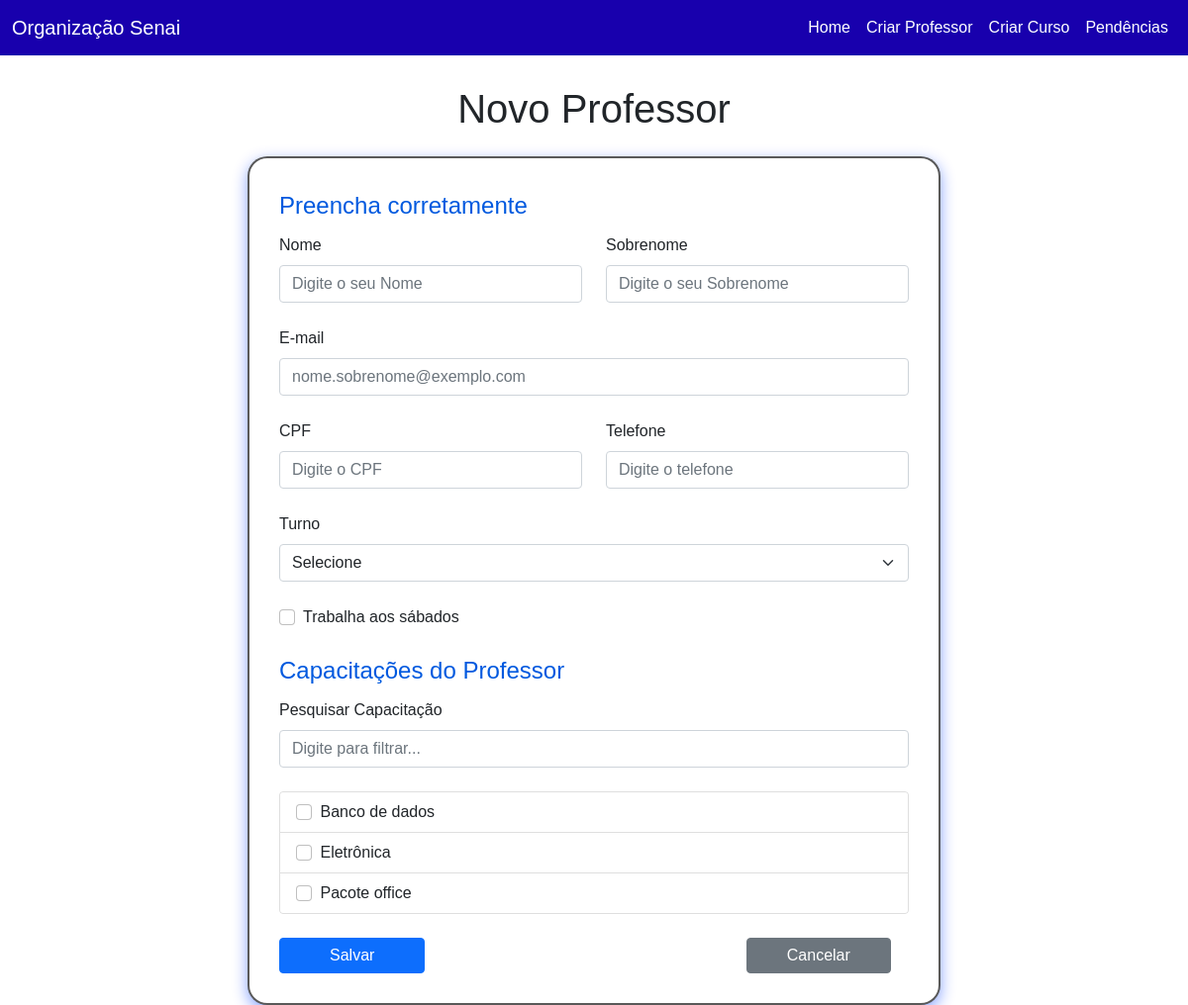
Before: /criar_professor.php with the older database file.
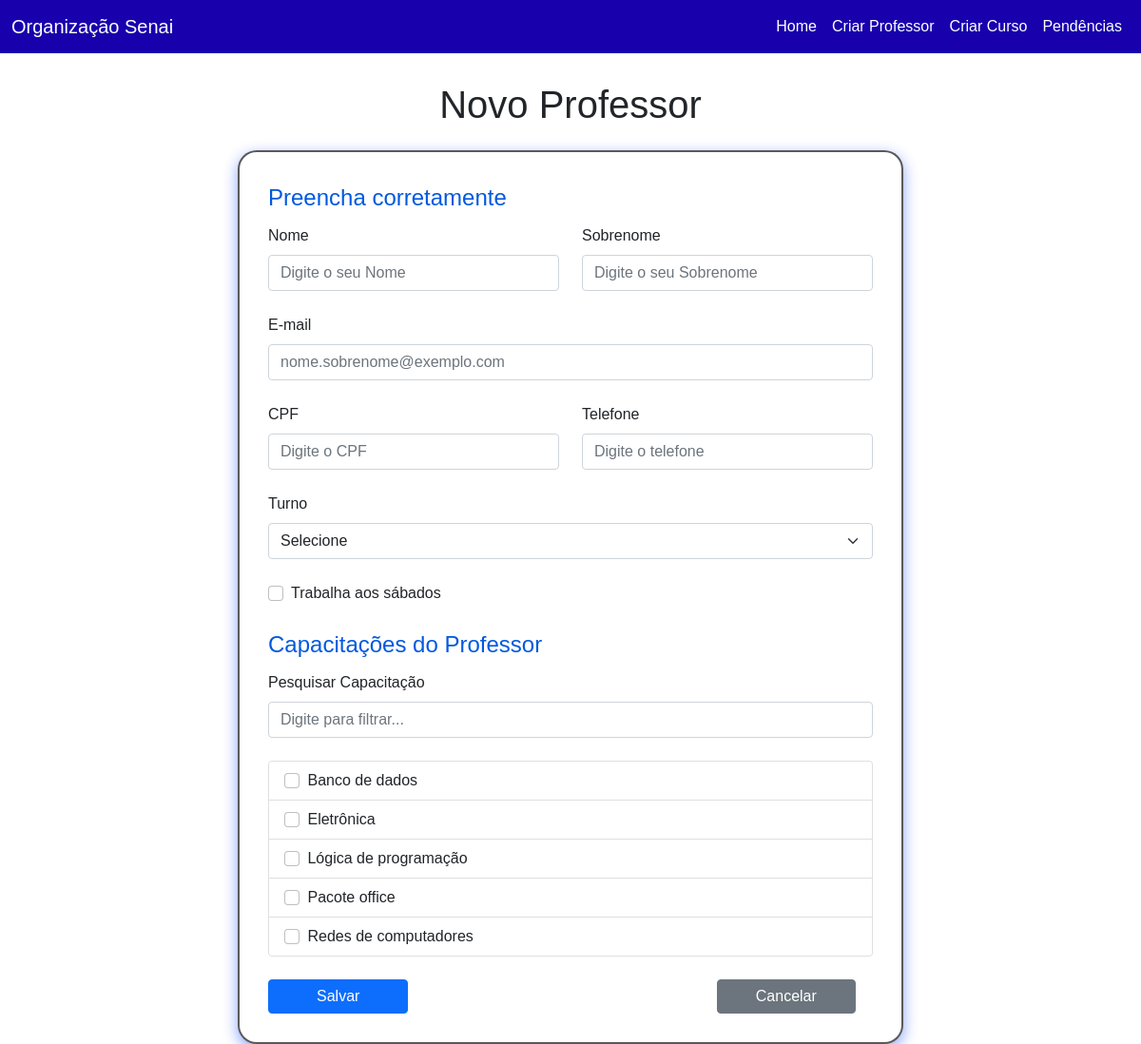
After: the same page with the newer database file.
### tables this page shows
CREATE TABLE IF NOT EXISTS `disciplina` (
  `id_disciplina` int NOT NULL AUTO_INCREMENT,
  `nome` varchar(55) NOT NULL,
  `duraçao` int NOT NULL,
  PRIMARY KEY (`id_disciplina`)
);

### model/disciplina_model.php (called while the page is built)
<?php
    require_once "./db/connection.php";
    class DisciplinaModel {
        private $db;
        public function __construct() {
            $database = new Database();
            $this->db = $database->getConnection();
        }
        public function buscarTodas(){
            $sql = "SELECT * FROM disciplina ORDER BY nome ASC";
            try {
                $stmt = $this->db->prepare($sql);
                $stmt->execute();
                return $stmt->fetchAll();
            }
            catch (PDOException $e) {
                error_log("Erro ao buscar disciplinas: " . $e->getMessage());
                return null;
            }
        }
    }
?>

### db/connection.php (called while the page is built, shortened)
<?php
class Database {
    private $host = 'localhost';
    private $db_name = 'tcc-mmm';
    private $username = 'root';
    private $password = '';
    public function getConnection(){
        $this->conn = null;
        $dsn = "mysql:host={$this->host};dbname={$this->db_name};charset=utf8mb4";
        $options = [
            PDO::ATTR_ERRMODE            => PDO::ERRMODE_EXCEPTION,
            PDO::ATTR_DEFAULT_FETCH_MODE => PDO::FETCH_ASSOC,
            PDO::ATTR_EMULATE_PREPARES   => false,
        ];
        try {
            $this->conn = new PDO($dsn, $this->username, $this->password, $options);
        }
        catch (PDOException $exception) {
            die("Erro de conexão: " . $exception->getMessage());
        }
        return $this->conn;
    }
}
?>

### criar_professor.php (the view, shortened to what this page needs)
<!DOCTYPE html>
<html lang="pt-br">
  <head>
    <link rel="stylesheet" href="css/bootstrap.css">
    <link rel="stylesheet" href="css/styles.css">
  </head>
  <body>
    <?php include "navbar.php" ?>
    <div class="container mt-4">
      <h1 class="mb-4">Novo Professor</h1>
      <form method='POST' action='./controller/salvar_professor.php'>
        <fieldset>
          <legend>Preencha corretamente</legend>
          <div class="row mb-4">
            <div class="col">
              <label for="nome" class="form-label">Nome</label>
              <input
                type="text"
                class="form-control"
                placeholder="Digite o seu Nome"
                name="nome"
                required
              >
            </div>
            <div class="col">
              <label for="sobrenome" class="form-label">Sobrenome</label>
              <input
                type="text"
                class="form-control"
                placeholder="Digite o seu Sobrenome"
                name="sobrenome"
                required
              >
            </div>
          </div>
          <div class="mb-4">
            <label for="email" class="form-label">E-mail</label>
            <input
              type="email"
              id="email"
              name="email"
              class="form-control"
              placeholder="nome.sobrenome@exemplo.com"
              required
            >
          </div>
          <div class="row mb-4">
            <div class="col">
              <label for="cpf" class="form-label">CPF</label>
              <input
                type="text"
                id="cpf"
                name="cpf"
                class="form-control"
                placeholder="Digite o CPF"
                required
              >
            </div>
            <div class="col">
              <label for="telefone" class="form-label">Telefone</label>
              <input
                type="text"
                id="telefone"
                name="telefone"
                class="form-control"
                placeholder="Digite o telefone"
                required
              >
            </div>
          </div>
          <div class="row g-3 mb-4">
            <div class="col">
              <label for="turno" class="form-label">Turno</label>
              <select id="turno" name="turno" class="form-select" required>
                <option selected disabled>Selecione</option>
              </select>
            </div>
          </div>
          <div class="form-check mt-3 mb-4">
            <input
              class="form-check-input"
              type="checkbox"
              name="trabalha_sabado"
              id="trabalha"
              value='1'
            >
            <label class="form-check-label" for="trabalha">Trabalha aos sábados</label>
          </div>
        </fieldset>
        <fieldset>
          <legend>Capacitações do Professor</legend>
          <div class="mb-4">
            <label for="search-capacitacao" class="form-label">Pesquisar Capacitação</label>
            <input
              type="text"
              id="search-capacitacao"
              class="form-control"
              placeholder="Digite para filtrar..."
            >
          </div>
          <div id="lista-capacitacoes" class="list-group" style="max-height: 250px; overflow-y: auto;">
            <?php
            require_once "./model/disciplina_model.php";
            $disciplinaModel = new DisciplinaModel();
            $disciplinas = $disciplinaModel->buscarTodas();
            foreach ($disciplinas as $disciplina) {
              $id = $disciplina['id_disciplina'];
              $disciplinaNome = ucfirst(str_replace('-',' ', $disciplina['nome']));
              echo "
              <label class='list-group-item d-flex justify-content-between align-items-center'>
                <div class='me-3'>
                  <input class='form-check-input me-1 disciplina-checkbox' type='checkbox' id='checkbox_$id'>
                  <span>$disciplinaNome</span>
                </div>
                <div class='w-auto hidden' id='div-select_$id'>
                  <select class='form-select' name='nivel_selecionado[$id]'>
                    <option value='n1'>N1</option>
                    <option value='n2'>N2</option>
                    <option value='n3'>N3</option>
                  </select>
                </div>
              </label>";
            };
            ?>
          </div>
        </fieldset>
        <div class='mt-4'>
          <button
            type='submit'
            class='btn btn-primary'
            style='margin-right: 320px; padding: 5px 50px;'
          >
            Salvar
          </button>
          <button
            type='reset'
            class='btn btn-secondary'
            style='padding: 5px 40px;'
          >
            Cancelar
          </button>
        </div>
      </form>
    </div>
  </body>
</html>

### navbar.php
<nav class="navbar navbar-expand-lg cor-principal">
  <div class="container-fluid">
    <a class="navbar-brand cor-texto" href="index.php">Organização Senai</a>
      <ul class="navbar-nav ms-auto">
        <li class="nav-item cor-texto"><a class="nav-link cor-texto" href="index.php">Home</a></li>
        <li class="nav-item cor-texto"><a class="nav-link cor-texto" href="criar_professor.php">Criar Professor</a></li>
        <li class="nav-item cor-texto"><a class="nav-link cor-texto" href="criar_curso.php">Criar Curso</a></li>
        <li class="nav-item cor-texto"><a class="nav-link cor-texto" href="sobre.php">Pendências</a></li>
      </ul>
  </div>
</nav>

### css/styles.css (style rules this page uses)
.cor-principal { background-color: #1800AD }
.cor-texto { color: white; }
body { font-family: "Poppins", sans-serif; }
h1 { font-family: "Poppins", sans-serif; text-align: center; margin: 30px; }
form { background-color: #FFFFFF; padding: 30px; border-radius: 20px; border: 2px solid #000000a6; box-shadow: 0 5px 15px rgba(0, 60, 255, 0.47); max-width: 700px; margin: auto; }
legend { font-size: 1.5rem; color: #0059df; margin-bottom: 10px; }

Changed rows visible on the page:
added disciplina: nome "Lógica de programação"
added disciplina: nome "Redes de computadores"
